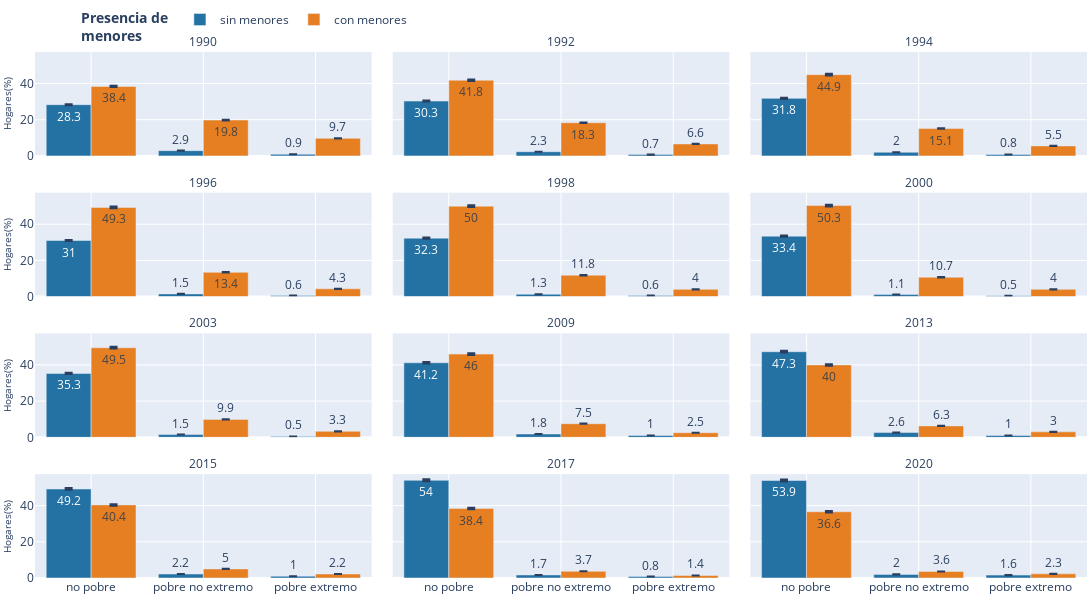

Notebook source saved alongside this figure:
### Code cell
fig = px.bar(df03.loc[df03.tipo_est == 'proporcion'],
             x =  'pobreza',
             y = 'dato', facet_col= 'anio',
             color = 'menor_18',
             facet_col_wrap=3,
             labels = {
                 'menor_18': '<b>Presencia de <br>menores</b>',
                 'dato': 'Hogares(%)',
                 # 'pobreza': None
                 # 'anio': 'Periodo'
             },
             error_y_minus='ic_bajo',
             error_y='ic_alto',

             category_orders={
                 'pobreza': ['no pobre', 'pobre no extremo', 'pobre extremo']
             },

             color_discrete_map={
                 'sin menores': '#2471A3',
                 'con menores': '#E67E22'
             },
             text ='dato'


             )
fig.for_each_annotation(lambda a: a.update(text=a.text.split('=')[-1]),

                        )
fig.update_layout(template='plotly',
                  # title ='<b>Evolución de la distribución de hogares con y sin menores de 18 años, según situación de '
                  #        'pobreza</b>',
                  height=600,
                  width=1600,

                  margin=
                  dict(
                      l=5,
                      r=5,
                      b=20,
                      t=15
                  ),
                  barmode='group',
                  legend=dict(
                      # title=None,
                      orientation='h', y=1, yanchor='bottom', x=0.2, xanchor='center'
                  )
                  )
fig.update_xaxes(title=None,
                 showgrid=True,
                 tickangle=0,


                 )
fig.update_yaxes(
    title_font_size = 10,
    title_standoff = 8
)
fig.write_image('resultados/img/02_03_px.jpeg')

fig.show()

### Figure 1 — Plotly figure (JSON) as saved in the notebook; plotly's stock layout.template omitted (floating-point values rounded to 4 significant figures)
{"data": [{"alignmentgroup": "True", "error_y": {"array": [0.2904, 0.0109, 0.03132], "arrayminus": [0.2764, 0.008132, 0.0263]}, "hovertemplate": "<b>Presencia de <br>menores</b>=sin menores<br>anio=1990<br>pobreza=%{x}<br>Hogares(%)=%{text}<extra></extra>", "legendgroup": "sin menores", "marker": {"color": "#2471A3", "pattern": {"shape": ""}}, "name": "sin menores", "offsetgroup": "sin menores", "orientation": "v", "showlegend": true, "text": [28.3, 0.9, 2.9], "textposition": "auto", "x": ["no pobre", "pobre extremo", "pobre no extremo"], "xaxis": "x10", "y": [28.3, 0.9, 2.9], "yaxis": "y10", "type": "bar"}, {"alignmentgroup": "True", "error_y": {"array": [0.3088, 0.008393, 0.02479], "arrayminus": [0.2963, 0.006186, 0.02094]}, "hovertemplate": "<b>Presencia de <br>menores</b>=sin menores<br>anio=1992<br>pobreza=%{x}<br>Hogares(%)=%{text}<extra></extra>", "legendgroup": "sin menores", "marker": {"color": "#2471A3", "pattern": {"shape": ""}}, "name": "sin menores", "offsetgroup": "sin menores", "orientation": "v", "showlegend": false, "text": [30.3, 0.7, 2.3], "textposition": "auto", "x": ["no pobre", "pobre extremo", "pobre no extremo"], "xaxis": "x11", "y": [30.3, 0.7, 2.3], "yaxis": "y11", "type": "bar"}, {"alignmentgroup": "True", "error_y": {"array": [0.3239, 0.008813, 0.0217], "arrayminus": [0.3112, 0.006568, 0.01809]}, "hovertemplate": "<b>Presencia de <br>menores</b>=sin menores<br>anio=1994<br>pobreza=%{x}<br>Hogares(%)=%{text}<extra></extra>", "legendgroup": "sin menores", "marker": {"color": "#2471A3", "pattern": {"shape": ""}}, "name": "sin menores", "offsetgroup": "sin menores", "orientation": "v", "showlegend": false, "text": [31.8, 0.8, 2.0], "textposition": "auto", "x": ["no pobre", "pobre extremo", "pobre no extremo"], "xaxis": "x12", "y": [31.8, 0.8, 2.0], "yaxis": "y12", "type": "bar"}, {"alignmentgroup": "True", "error_y": {"array": [0.3185, 0.007004, 0.01634], "arrayminus": [0.3013, 0.004866, 0.01287]}, "hovertemplate": "<b>Presencia de <br>menores</b>=sin menores<br>anio=1996<br>pobreza=%{x}<br>Hogares(%)=%{text}<extra></extra>", "legendgroup": "sin menores", "marker": {"color": "#2471A3", "pattern": {"shape": ""}}, "name": "sin menores", "offsetgroup": "sin menores", "orientation": "v", "showlegend": false, "text": [31.0, 0.6, 1.5], "textposition": "auto", "x": ["no pobre", "pobre extremo", "pobre no extremo"], "xaxis": "x7", "y": [31.0, 0.6, 1.5], "yaxis": "y7", "type": "bar"}, {"alignmentgroup": "True", "error_y": {"array": [0.3296, 0.007227, 0.01459], "arrayminus": [0.3162, 0.005042, 0.01169]}, "hovertemplate": "<b>Presencia de <br>menores</b>=sin menores<br>anio=1998<br>pobreza=%{x}<br>Hogares(%)=%{text}<extra></extra>", "legendgroup": "sin menores", "marker": {"color": "#2471A3", "pattern": {"shape": ""}}, "name": "sin menores", "offsetgroup": "sin menores", "orientation": "v", "showlegend": false, "text": [32.3, 0.6, 1.3], "textposition": "auto", "x": ["no pobre", "pobre extremo", "pobre no extremo"], "xaxis": "x8", "y": [32.3, 0.6, 1.3], "yaxis": "y8", "type": "bar"}, {"alignmentgroup": "True", "error_y": {"array": [0.3419, 0.006339, 0.01193], "arrayminus": [0.3262, 0.004239, 0.009558]}, "hovertemplate": "<b>Presencia de <br>menores</b>=sin menores<br>anio=2000<br>pobreza=%{x}<br>Hogares(%)=%{text}<extra></extra>", "legendgroup": "sin menores", "marker": {"color": "#2471A3", "pattern": {"shape": ""}}, "name": "sin menores", "offsetgroup": "sin menores", "orientation": "v", "showlegend": false, "text": [33.4, 0.5, 1.1], "textposition": "auto", "x": ["no pobre", "pobre extremo", "pobre no extremo"], "xaxis": "x9", "y": [33.4, 0.5, 1.1], "yaxis": "y9", "type": "bar"}, {"alignmentgroup": "True", "error_y": {"array": [0.3597, 0.006087, 0.01631], "arrayminus": [0.3457, 0.004573, 0.01359]}, "hovertemplate": "<b>Presencia de <br>menores</b>=sin menores<br>anio=2003<br>pobreza=%{x}<br>Hogares(%)=%{text}<extra></extra>", "legendgroup": "sin menores", "marker": {"color": "#2471A3", "pattern": {"shape": ""}}, "name": "sin menores", "offsetgroup": "sin menores", "orientation": "v", "showlegend": false, "text": [35.3, 0.5, 1.5], "textposition": "auto", "x": ["no pobre", "pobre extremo", "pobre no extremo"], "xaxis": "x4", "y": [35.3, 0.5, 1.5], "yaxis": "y4", "type": "bar"}, {"alignmentgroup": "True", "error_y": {"array": [0.4193, 0.01095, 0.01923], "arrayminus": [0.4054, 0.008727, 0.01628]}, "hovertemplate": "<b>Presencia de <br>menores</b>=sin menores<br>anio=2009<br>pobreza=%{x}<br>Hogares(%)=%{text}<extra></extra>", "legendgroup": "sin menores", "marker": {"color": "#2471A3", "pattern": {"shape": ""}}, "name": "sin menores", "offsetgroup": "sin menores", "orientation": "v", "showlegend": false, "text": [41.2, 1.0, 1.8], "textposition": "auto", "x": ["no pobre", "pobre extremo", "pobre no extremo"], "xaxis": "x5", "y": [41.2, 1.0, 1.8], "yaxis": "y5", "type": "bar"}, {"alignmentgroup": "True", "error_y": {"array": [0.48, 0.01062, 0.02754], "arrayminus": [0.4651, 0.00876, 0.024]}, "hovertemplate": "<b>Presencia de <br>menores</b>=sin menores<br>anio=2013<br>pobreza=%{x}<br>Hogares(%)=%{text}<extra></extra>", "legendgroup": "sin menores", "marker": {"color": "#2471A3", "pattern": {"shape": ""}}, "name": "sin menores", "offsetgroup": "sin menores", "orientation": "v", "showlegend": false, "text": [47.3, 1.0, 2.6], "textposition": "auto", "x": ["no pobre", "pobre extremo", "pobre no extremo"], "xaxis": "x6", "y": [47.3, 1.0, 2.6], "yaxis": "y6", "type": "bar"}, {"alignmentgroup": "True", "error_y": {"array": [0.4991, 0.01082, 0.02377], "arrayminus": [0.4847, 0.008464, 0.02015]}, "hovertemplate": "<b>Presencia de <br>menores</b>=sin menores<br>anio=2015<br>pobreza=%{x}<br>Hogares(%)=%{text}<extra></extra>", "legendgroup": "sin menores", "marker": {"color": "#2471A3", "pattern": {"shape": ""}}, "name": "sin menores", "offsetgroup": "sin menores", "orientation": "v", "showlegend": false, "text": [49.2, 1.0, 2.2], "textposition": "auto", "x": ["no pobre", "pobre extremo", "pobre no extremo"], "xaxis": "x", "y": [49.2, 1.0, 2.2], "yaxis": "y", "type": "bar"}, {"alignmentgroup": "True", "error_y": {"array": [0.5474, 0.009436, 0.01824], "arrayminus": [0.5327, 0.007288, 0.01569]}, "hovertemplate": "<b>Presencia de <br>menores</b>=sin menores<br>anio=2017<br>pobreza=%{x}<br>Hogares(%)=%{text}<extra></extra>", "legendgroup": "sin menores", "marker": {"color": "#2471A3", "pattern": {"shape": ""}}, "name": "sin menores", "offsetgroup": "sin menores", "orientation": "v", "showlegend": false, "text": [54.0, 0.8, 1.7], "textposition": "auto", "x": ["no pobre", "pobre extremo", "pobre no extremo"], "xaxis": "x2", "y": [54.0, 0.8, 1.7], "yaxis": "y2", "type": "bar"}, {"alignmentgroup": "True", "error_y": {"array": [0.5483, 0.01777, 0.0213], "arrayminus": [0.5302, 0.01526, 0.01856]}, "hovertemplate": "<b>Presencia de <br>menores</b>=sin menores<br>anio=2020<br>pobreza=%{x}<br>Hogares(%)=%{text}<extra></extra>", "legendgroup": "sin menores", "marker": {"color": "#2471A3", "pattern": {"shape": ""}}, "name": "sin menores", "offsetgroup": "sin menores", "orientation": "v", "showlegend": false, "text": [53.9, 1.6, 2.0], "textposition": "auto", "x": ["no pobre", "pobre extremo", "pobre no extremo"], "xaxis": "x3", "y": [53.9, 1.6, 2.0], "yaxis": "y3", "type": "bar"}, {"alignmentgroup": "True", "error_y": {"array": [0.3913, 0.1016, 0.2037], "arrayminus": [0.3763, 0.09279, 0.1917]}, "hovertemplate": "<b>Presencia de <br>menores</b>=con menores<br>anio=1990<br>pobreza=%{x}<br>Hogares(%)=%{text}<extra></extra>", "legendgroup": "con menores", "marker": {"color": "#E67E22", "pattern": {"shape": ""}}, "name": "con menores", "offsetgroup": "con menores", "orientation": "v", "showlegend": true, "text": [38.4, 9.7, 19.8], "textposition": "auto", "x": ["no pobre", "pobre extremo", "pobre no extremo"], "xaxis": "x10", "y": [38.4, 9.7, 19.8], "yaxis": "y10", "type": "bar"}, {"alignmentgroup": "True", "error_y": {"array": [0.4246, 0.06966, 0.1884], "arrayminus": [0.4112, 0.06332, 0.1782]}, "hovertemplate": "<b>Presencia de <br>menores</b>=con menores<br>anio=1992<br>pobreza=%{x}<br>Hogares(%)=%{text}<extra></extra>", "legendgroup": "con menores", "marker": {"color": "#E67E22", "pattern": {"shape": ""}}, "name": "con menores", "offsetgroup": "con menores", "orientation": "v", "showlegend": false, "text": [41.8, 6.6, 18.3], "textposition": "auto", "x": ["no pobre", "pobre extremo", "pobre no extremo"], "xaxis": "x11", "y": [41.8, 6.6, 18.3], "yaxis": "y11", "type": "bar"}, {"alignmentgroup": "True", "error_y": {"array": [0.4558, 0.05753, 0.1558], "arrayminus": [0.4423, 0.05201, 0.1468]}, "hovertemplate": "<b>Presencia de <br>menores</b>=con menores<br>anio=1994<br>pobreza=%{x}<br>Hogares(%)=%{text}<extra></extra>", "legendgroup": "con menores", "marker": {"color": "#E67E22", "pattern": {"shape": ""}}, "name": "con menores", "offsetgroup": "con menores", "orientation": "v", "showlegend": false, "text": [44.9, 5.5, 15.1], "textposition": "auto", "x": ["no pobre", "pobre extremo", "pobre no extremo"], "xaxis": "x12", "y": [44.9, 5.5, 15.1], "yaxis": "y12", "type": "bar"}, {"alignmentgroup": "True", "error_y": {"array": [0.5025, 0.04565, 0.1398], "arrayminus": [0.4841, 0.03998, 0.1281]}, "hovertemplate": "<b>Presencia de <br>menores</b>=con menores<br>anio=1996<br>pobreza=%{x}<br>Hogares(%)=%{text}<extra></extra>", "legendgroup": "con menores", "marker": {"color": "#E67E22", "pattern": {"shape": ""}}, "name": "con menores", "offsetgroup": "con menores", "orientation": "v", "showlegend": false, "text": [49.3, 4.3, 13.4], "textposition": "auto", "x": ["no pobre", "pobre extremo", "pobre no extremo"], "xaxis": "x7", "y": [49.3, 4.3, 13.4], "yaxis": "y7", "type": "bar"}, {"alignmentgroup": "True", "error_y": {"array": [0.5067, 0.04286, 0.1224], "arrayminus": [0.4926, 0.03791, 0.114]}, "hovertemplate": "<b>Presencia de <br>menores</b>=con menores<br>anio=1998<br>pobreza=%{x}<br>Hogares(%)=%{text}<extra></extra>", "legendgroup": "con menores", "marker": {"color": "#E67E22", "pattern": {"shape": ""}}, "name": "con menores", "offsetgroup": "con menores", "orientation": "v", "showlegend": false, "text": [50.0, 4.0, 11.8], "textposition": "auto", "x": ["no pobre", "pobre extremo", "pobre no extremo"], "xaxis": "x8", "y": [50.0, 4.0, 11.8], "yaxis": "y8", "type": "bar"}, {"alignmentgroup": "True", "error_y": {"array": [0.5111, 0.04255, 0.1113], "arrayminus": [0.4945, 0.03768, 0.1033]}, "hovertemplate": "<b>Presencia de <br>menores</b>=con menores<br>anio=2000<br>pobreza=%{x}<br>Hogares(%)=%{text}<extra></extra>", "legendgroup": "con menores", "marker": {"color": "#E67E22", "pattern": {"shape": ""}}, "name": "con menores", "offsetgroup": "con menores", "orientation": "v", "showlegend": false, "text": [50.3, 4.0, 10.7], "textposition": "auto", "x": ["no pobre", "pobre extremo", "pobre no extremo"], "xaxis": "x9", "y": [50.3, 4.0, 10.7], "yaxis": "y9", "type": "bar"}, {"alignmentgroup": "True", "error_y": {"array": [0.5019, 0.03566, 0.1032], "arrayminus": [0.4871, 0.03131, 0.09553]}, "hovertemplate": "<b>Presencia de <br>menores</b>=con menores<br>anio=2003<br>pobreza=%{x}<br>Hogares(%)=%{text}<extra></extra>", "legendgroup": "con menores", "marker": {"color": "#E67E22", "pattern": {"shape": ""}}, "name": "con menores", "offsetgroup": "con menores", "orientation": "v", "showlegend": false, "text": [49.5, 3.3, 9.9], "textposition": "auto", "x": ["no pobre", "pobre extremo", "pobre no extremo"], "xaxis": "x4", "y": [49.5, 3.3, 9.9], "yaxis": "y4", "type": "bar"}, {"alignmentgroup": "True", "error_y": {"array": [0.4671, 0.02643, 0.07843], "arrayminus": [0.4534, 0.02301, 0.07226]}, "hovertemplate": "<b>Presencia de <br>menores</b>=con menores<br>anio=2009<br>pobreza=%{x}<br>Hogares(%)=%{text}<extra></extra>", "legendgroup": "con menores", "marker": {"color": "#E67E22", "pattern": {"shape": ""}}, "name": "con menores", "offsetgroup": "con menores", "orientation": "v", "showlegend": false, "text": [46.0, 2.5, 7.5], "textposition": "auto", "x": ["no pobre", "pobre extremo", "pobre no extremo"], "xaxis": "x5", "y": [46.0, 2.5, 7.5], "yaxis": "y5", "type": "bar"}, {"alignmentgroup": "True", "error_y": {"array": [0.4064, 0.03185, 0.06624], "arrayminus": [0.3929, 0.02774, 0.05951]}, "hovertemplate": "<b>Presencia de <br>menores</b>=con menores<br>anio=2013<br>pobreza=%{x}<br>Hogares(%)=%{text}<extra></extra>", "legendgroup": "con menores", "marker": {"color": "#E67E22", "pattern": {"shape": ""}}, "name": "con menores", "offsetgroup": "con menores", "orientation": "v", "showlegend": false, "text": [40.0, 3.0, 6.3], "textposition": "auto", "x": ["no pobre", "pobre extremo", "pobre no extremo"], "xaxis": "x6", "y": [40.0, 3.0, 6.3], "yaxis": "y6", "type": "bar"}, {"alignmentgroup": "True", "error_y": {"array": [0.4109, 0.02376, 0.05261], "arrayminus": [0.3972, 0.02093, 0.04809]}, "hovertemplate": "<b>Presencia de <br>menores</b>=con menores<br>anio=2015<br>pobreza=%{x}<br>Hogares(%)=%{text}<extra></extra>", "legendgroup": "con menores", "marker": {"color": "#E67E22", "pattern": {"shape": ""}}, "name": "con menores", "offsetgroup": "con menores", "orientation": "v", "showlegend": false, "text": [40.4, 2.2, 5.0], "textposition": "auto", "x": ["no pobre", "pobre extremo", "pobre no extremo"], "xaxis": "x", "y": [40.4, 2.2, 5.0], "yaxis": "y", "type": "bar"}, {"alignmentgroup": "True", "error_y": {"array": [0.3911, 0.01524, 0.03897], "arrayminus": [0.377, 0.01252, 0.03493]}, "hovertemplate": "<b>Presencia de <br>menores</b>=con menores<br>anio=2017<br>pobreza=%{x}<br>Hogares(%)=%{text}<extra></extra>", "legendgroup": "con menores", "marker": {"color": "#E67E22", "pattern": {"shape": ""}}, "name": "con menores", "offsetgroup": "con menores", "orientation": "v", "showlegend": false, "text": [38.4, 1.4, 3.7], "textposition": "auto", "x": ["no pobre", "pobre extremo", "pobre no extremo"], "xaxis": "x2", "y": [38.4, 1.4, 3.7], "yaxis": "y2", "type": "bar"}, {"alignmentgroup": "True", "error_y": {"array": [0.3758, 0.02413, 0.03794], "arrayminus": [0.3564, 0.02099, 0.03387]}, "hovertemplate": "<b>Presencia de <br>menores</b>=con menores<br>anio=2020<br>pobreza=%{x}<br>Hogares(%)=%{text}<extra></extra>", "legendgroup": "con menores", "marker": {"color": "#E67E22", "pattern": {"shape": ""}}, "name": "con menores", "offsetgroup": "con menores", "orientation": "v", "showlegend": false, "text": [36.6, 2.3, 3.6], "textposition": "auto", "x": ["no pobre", "pobre extremo", "pobre no extremo"], "xaxis": "x3", "y": [36.6, 2.3, 3.6], "yaxis": "y3", "type": "bar"}], "layout": {"xaxis": {"anchor": "y", "domain": [0.0, 0.32], "title": {}, "categoryorder": "array", "categoryarray": ["no pobre", "pobre no extremo", "pobre extremo"], "showgrid": true, "tickangle": 0}, "yaxis": {"anchor": "x", "domain": [0.0, 0.1975], "title": {"text": "Hogares(%)", "font": {"size": 10}, "standoff": 8}}, "xaxis2": {"anchor": "y2", "domain": [0.34, 0.66], "matches": "x", "title": {}, "categoryorder": "array", "categoryarray": ["no pobre", "pobre no extremo", "pobre extremo"], "showgrid": true, "tickangle": 0}, "yaxis2": {"anchor": "x2", "domain": [0.0, 0.1975], "matches": "y", "showticklabels": false, "title": {"font": {"size": 10}, "standoff": 8}}, "xaxis3": {"anchor": "y3", "domain": [0.68, 1.0], "matches": "x", "title": {}, "categoryorder": "array", "categoryarray": ["no pobre", "pobre no extremo", "pobre extremo"], "showgrid": true, "tickangle": 0}, "yaxis3": {"anchor": "x3", "domain": [0.0, 0.1975], "matches": "y", "showticklabels": false, "title": {"font": {"size": 10}, "standoff": 8}}, "xaxis4": {"anchor": "y4", "domain": [0.0, 0.32], "matches": "x", "showticklabels": false, "title": {}, "showgrid": true, "tickangle": 0}, "yaxis4": {"anchor": "x4", "domain": [0.2675, 0.465], "matches": "y", "title": {"text": "Hogares(%)", "font": {"size": 10}, "standoff": 8}}, "xaxis5": {"anchor": "y5", "domain": [0.34, 0.66], "matches": "x", "showticklabels": false, "title": {}, "showgrid": true, "tickangle": 0}, "yaxis5": {"anchor": "x5", "domain": [0.2675, 0.465], "matches": "y", "showticklabels": false, "title": {"font": {"size": 10}, "standoff": 8}}, "xaxis6": {"anchor": "y6", "domain": [0.68, 1.0], "matches": "x", "showticklabels": false, "title": {}, "showgrid": true, "tickangle": 0}, "yaxis6": {"anchor": "x6", "domain": [0.2675, 0.465], "matches": "y", "showticklabels": false, "title": {"font": {"size": 10}, "standoff": 8}}, "xaxis7": {"anchor": "y7", "domain": [0.0, 0.32], "matches": "x", "showticklabels": false, "title": {}, "showgrid": true, "tickangle": 0}, "yaxis7": {"anchor": "x7", "domain": [0.535, 0.7325], "matches": "y", "title": {"text": "Hogares(%)", "font": {"size": 10}, "standoff": 8}}, "xaxis8": {"anchor": "y8", "domain": [0.34, 0.66], "matches": "x", "showticklabels": false, "title": {}, "showgrid": true, "tickangle": 0}, "yaxis8": {"anchor": "x8", "domain": [0.535, 0.7325], "matches": "y", "showticklabels": false, "title": {"font": {"size": 10}, "standoff": 8}}, "xaxis9": {"anchor": "y9", "domain": [0.68, 1.0], "matches": "x", "showticklabels": false, "title": {}, "showgrid": true, "tickangle": 0}, "yaxis9": {"anchor": "x9", "domain": [0.535, 0.7325], "matches": "y", "showticklabels": false, "title": {"font": {"size": 10}, "standoff": 8}}, "xaxis10": {"anchor": "y10", "domain": [0.0, 0.32], "matches": "x", "showticklabels": false, "title": {}, "showgrid": true, "tickangle": 0}, "yaxis10": {"anchor": "x10", "domain": [0.8025, 1.0], "matches": "y", "title": {"text": "Hogares(%)", "font": {"size": 10}, "standoff": 8}}, "xaxis11": {"anchor": "y11", "domain": [0.34, 0.66], "matches": "x", "showticklabels": false, "title": {}, "showgrid": true, "tickangle": 0}, "yaxis11": {"anchor": "x11", "domain": [0.8025, 1.0], "matches": "y", "showticklabels": false, "title": {"font": {"size": 10}, "standoff": 8}}, "xaxis12": {"anchor": "y12", "domain": [0.68, 1.0], "matches": "x", "showticklabels": false, "title": {}, "showgrid": true, "tickangle": 0}, "yaxis12": {"anchor": "x12", "domain": [0.8025, 1.0], "matches": "y", "showticklabels": false, "title": {"font": {"size": 10}, "standoff": 8}}, "annotations": [{"font": {}, "showarrow": false, "text": "2015", "x": 0.16, "xanchor": "center", "xref": "paper", "y": 0.1975, "yanchor": "bottom", "yref": "paper"}, {"font": {}, "showarrow": false, "text": "2017", "x": 0.5, "xanchor": "center", "xref": "paper", "y": 0.1975, "yanchor": "bottom", "yref": "paper"}, {"font": {}, "showarrow": false, "text": "2020", "x": 0.84, "xanchor": "center", "xref": "paper", "y": 0.1975, "yanchor": "bottom", "yref": "paper"}, {"font": {}, "showarrow": false, "text": "2003", "x": 0.16, "xanchor": "center", "xref": "paper", "y": 0.465, "yanchor": "bottom", "yref": "paper"}, {"font": {}, "showarrow": false, "text": "2009", "x": 0.5, "xanchor": "center", "xref": "paper", "y": 0.465, "yanchor": "bottom", "yref": "paper"}, {"font": {}, "showarrow": false, "text": "2013", "x": 0.84, "xanchor": "center", "xref": "paper", "y": 0.465, "yanchor": "bottom", "yref": "paper"}, {"font": {}, "showarrow": false, "text": "1996", "x": 0.16, "xanchor": "center", "xref": "paper", "y": 0.7325, "yanchor": "bottom", "yref": "paper"}, {"font": {}, "showarrow": false, "text": "1998", "x": 0.5, "xanchor": "center", "xref": "paper", "y": 0.7325, "yanchor": "bottom", "yref": "paper"}, {"font": {}, "showarrow": false, "text": "2000", "x": 0.84, "xanchor": "center", "xref": "paper", "y": 0.7325, "yanchor": "bottom", "yref": "paper"}, {"font": {}, "showarrow": false, "text": "1990", "x": 0.16, "xanchor": "center", "xref": "paper", "y": 1.0, "yanchor": "bottom", "yref": "paper"}, {"font": {}, "showarrow": false, "text": "1992", "x": 0.5, "xanchor": "center", "xref": "paper", "y": 1.0, "yanchor": "bottom", "yref": "paper"}, {"font": {}, "showarrow": false, "text": "1994", "x": 0.84, "xanchor": "center", "xref": "paper", "y": 1.0, "yanchor": "bottom", "yref": "paper"}], "legend": {"title": {"text": "<b>Presencia de <br>menores</b>"}, "tracegroupgap": 0, "orientation": "h", "y": 1, "yanchor": "bottom", "x": 0.2, "xanchor": "center"}, "margin": {"t": 15, "l": 5, "r": 5, "b": 20}, "barmode": "group", "height": 600, "width": 1600}}
